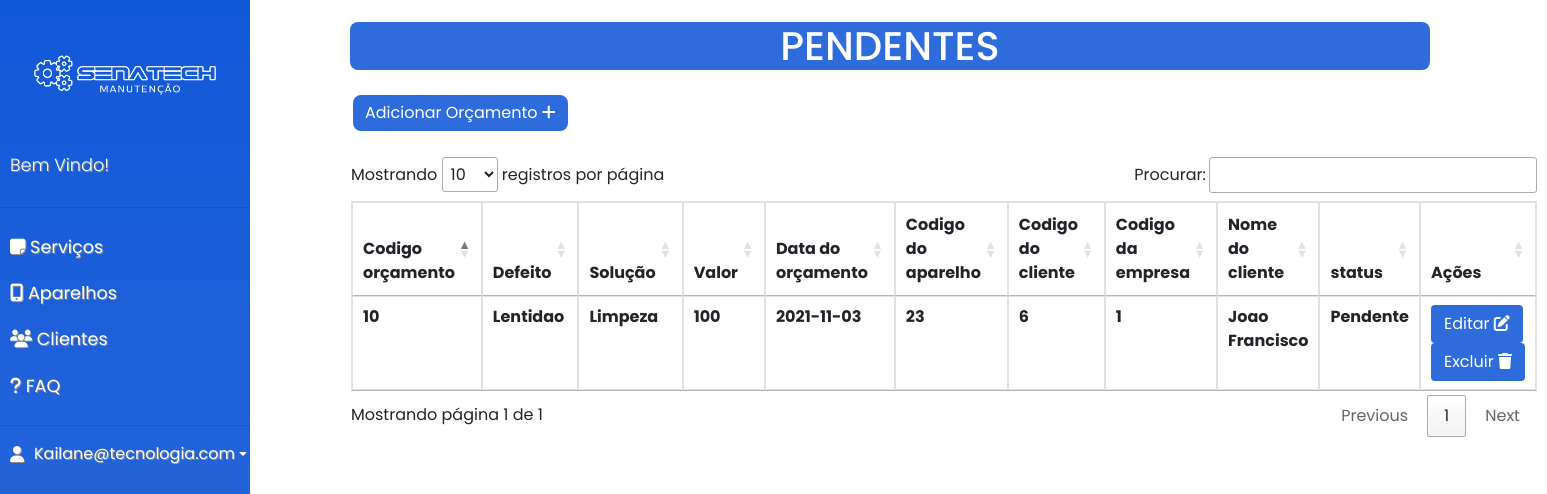
The page /tela_pendentes.php (signed in) on the database its author committed.
### tela_pendentes.php (the view, shortened to what this page needs)
<?php
include('config.php');
$sql = "SELECT * FROM orçamentos WHERE status='Pendente'";
$query = $mysqli->query($sql);
?>
<!DOCTYPE html>
<html lang="pt-br">
  <head>
      <link rel="stylesheet" href="https://stackpath.bootstrapcdn.com/bootstrap/4.1.0/css/bootstrap.min.css">
      <link rel="stylesheet" href="css/style_servico.css">
      <link rel="stylesheet" href="css/style_sidebar.css">
      <link rel="stylesheet" href="css/style_pendente.css">
  </head>
<body>
  <div class="wrapper">
    <nav id="sidebar">
        <div class="sidebar-header">
            <img id="logo" src="imagens/logo_traçado.png">
        </div>
        <ul class="list-unstyled components">
            <p>Bem Vindo!</p>
            <hr>
            <li>
              <a href="tela_servico.php">
                <i class="fas fa-sticky-note"></i>
                Serviços
              </a>
            </li>
            <li>
              <a href="tela_aparelhos.php">
              <i class="fas fa-mobile-alt"></i>
                Aparelhos
              </a>
            </li>
            <li>
              <a href="tela_clientes.php">
                <i class="fas fa-users"></i>
                Clientes
              </a>
            </li>
            <li>
            <a href="faq.php">
              <i class="fas fa-question"></i>
              FAQ
            </a>
          </li>
        </ul>
        <hr>
        <div class="dropdown">
          <a href="#" class="d-flex align-items-center text-white text-decoration-none dropdown-toggle" id="dropdownUser1" data-bs-toggle="dropdown" aria-expanded="false">
            <i id="foto-user" class="fas fa-user"></i>
            <?php print($_SESSION['email'])?>
          </a>
        </div>
    </nav>
    <div class="container" style="margin-left: 70px;">
      <div class="row">
        <div class="col-12">
          <div class="container"><h1 class="text_inicio">PENDENTES</h1></div>
          <nav class="navbar">
            <a href="add_servico_pendente.php">
                  <button id="borda" type="button" class="btn" style="margin-bottom: 1.5rem;">
                  Adicionar Orçamento
                  <i class="fas fa-plus"></i>
                  </button>
                </a>
      <table  id="example" class="table table-bordered">
          <thead>
            <tr>
              <th scope="col">Codigo orçamento</th>
              <th scope="col">Defeito</th>
              <th scope="col">Solução</th>
              <th scope="col">Valor</th>
              <th scope="col">Data do orçamento</th>
              <th scope="col">Codigo do aparelho</th>
              <th scope="col">Codigo do cliente</th>
              <th scope="col">Codigo da empresa</th>
              <th scope="col">Nome do cliente</th>
              <th scope="col">status</th>
              <th scope="col">Ações</th>
            </tr>
          </thead>
          <tbody>
                <?php while ($dados = $query->fetch_array()) { ?>
                    <tr>
                        <th scope="row"><?php echo $dados['cod_orçamento']; ?></th>
                        <th scope="row"><?php echo $dados['Defeito']; ?></th>
                        <th scope="row"><?php echo $dados['Solução']; ?></th>
                        <th scope="row"><?php echo $dados['valor']; ?></th>
                        <th scope="row"><?php echo $dados['Data_orçamento']; ?></th>
                        <th scope="row"><?php echo $dados['cod_aparelho']; ?></th>
                        <th scope="row"><?php echo $dados['cod_cliente']; ?></th>
                        <th scope="row"><?php echo $dados['cod_empresa']; ?></th>
                        <th scope="row"><?php echo $dados['nome_cliente']; ?></th>
                        <th scope="row"><?php echo $dados['status']; ?></th>
                        <td>
                        <a href="editar_orcamento.php?p=editar&cod_orçamento=<?php echo $dados['cod_orçamento'];?>">
                        <button class="btn">
                          Editar
                        <i class="fas fa-edit"></i>
                        </button>
                        </a>
                        <a href="deletar_orcamento.php?cod_orçamento=<?php echo $dados['cod_orçamento']; ?>">
                        <button class="btn">
                          Excluir
                        <i class="fas fa-trash"></i>
                        </button></a>
                        </td>
                        </tr>
                                                      <?php } ?>
          </tbody>
      </table>
    <link rel="stylesheet" type="text/css" href="https://cdn.datatables.net/1.11.3/css/jquery.dataTables.min.css">
</body>

### css/style_servico.css (style rules this page uses)
.btn { background-color: #2E6BDB; color: white; }

### css/style_sidebar.css (style rules this page uses)
body { font-family: 'Poppins', sans-serif; background: #ffffff; }
.wrapper { display: flex; width: 100%; align-items: stretch; }
a, a:hover, a:focus { color: inherit; text-decoration: none; transition: all 0.3s; }
p { font-family: 'Poppins', sans-serif; font-size: 1.1em; font-weight: 300; line-height: 1.7em; color: rgb(255, 255, 255); }
#sidebar { background-image: linear-gradient(#1158d9, #2E6BDB); color: #fff; transition: all 0.3s; min-width: 250px; max-width: 250px; min-height: 100vh; text-shadow: 1px 1px rgb(143, 142, 142); }
#sidebar .sidebar-header { padding: 0px; display: block; background-image: #2E6BDB; }
#sidebar ul p { color: #fff; padding: 10px; }
#sidebar ul li a { padding: 10px; font-size: 1.1em; display: block; }
img#logo { width: 250px; }
i#foto-user { margin-right: 10px; margin-left: 10px; }

### css/style_pendente.css (style rules this page uses)
.text_inicio { text-align:center; margin-top: 2%; margin-bottom: 15px; background-color: #2E6BDB; border-radius: 8px; color: #ffffff; }
button#borda { border: solid; border-width: 2px; border-radius: 10px; background-color: #2E6BDB; color: rgb(255, 255, 255) }

### rows shown on the page
orçamentos: cod_orçamento "10", Defeito "Lentidao", Solução "Limpeza", valor "100", Data_orçamento "2021-11-03", cod_aparelho "23", cod_cliente "6", cod_empresa "1", nome_cliente "Joao Francisco", status "Pendente"

### other values the page prints
$_SESSION['email'] "Kailane@tecnologia.com"
